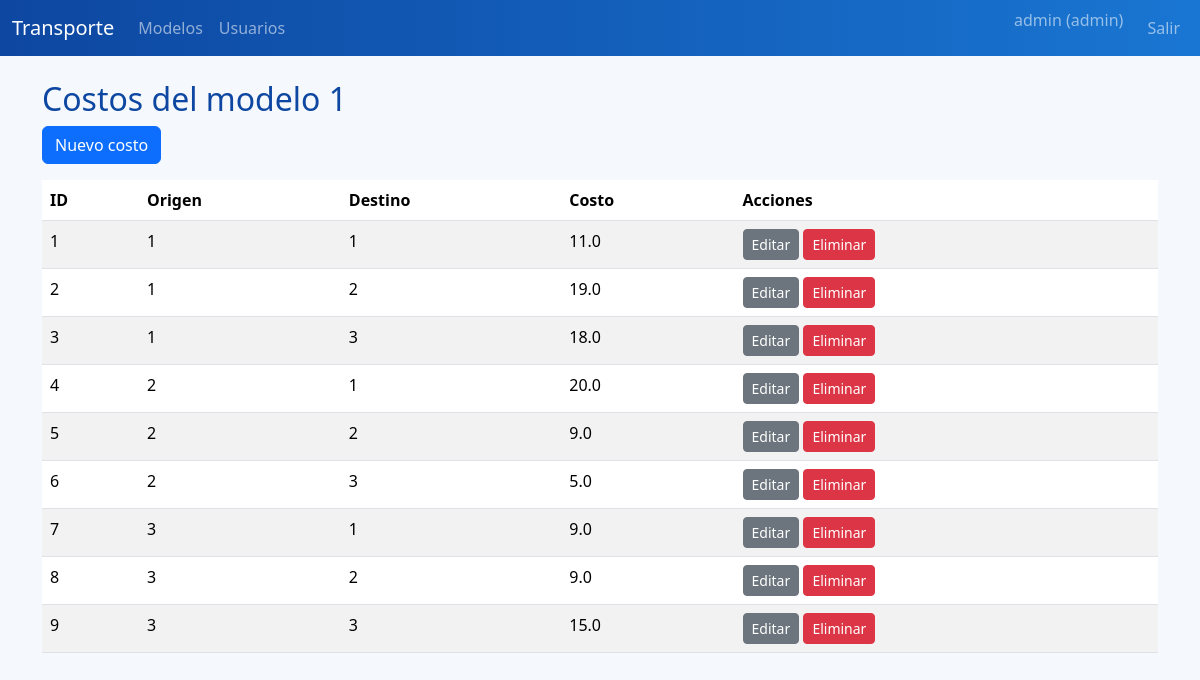
The page /costs/1/ (signed in) on the database its author committed.
### app/models/models.py (models this page shows, shortened)
class User(UserMixin, db.Model):
    __tablename__ = 'users'
    id = db.Column(db.Integer, primary_key=True)
    username = db.Column(db.String(64), unique=True, nullable=False)
    email = db.Column(db.String(120), unique=True, nullable=False)
    password_hash = db.Column(db.String(128), nullable=False)
    role = db.Column(db.String(20), nullable=False, default='consulta')
    models = db.relationship('TransportModel', backref='user', lazy=True)

class Cost(db.Model):
    __tablename__ = 'costs'
    id = db.Column(db.Integer, primary_key=True)
    origin_id = db.Column(db.Integer, db.ForeignKey('origins.id'), nullable=False)
    destination_id = db.Column(db.Integer, db.ForeignKey('destinations.id'), nullable=False)
    costo = db.Column(db.Float, nullable=False)
    model_id = db.Column(db.Integer, db.ForeignKey('transport_models.id'), nullable=False)

### app/costs/routes.py (the view)
@bp.route('/<int:model_id>/')
@login_required
def index(model_id):
    if not user_owns_model(model_id):
        flash('No tiene acceso a este modelo.', 'danger')
        return redirect(url_for('models_bp.index'))
    costs = Cost.query.filter_by(model_id=model_id).all()
    return render_template('costs/index.html', costs=costs, model_id=model_id)

### app/costs/routes.py (called while the page is built)
def user_owns_model(model_id):
    model = TransportModel.query.filter_by(id=model_id, user_id=current_user.id).first()
    return model is not None

### app/models/models.py (called while the page is built)
@login_manager.user_loader
def load_user(user_id):
    return User.query.get(int(user_id))

### app/templates/costs/index.html (shortened to what this page needs)
{% extends 'base.html' %}
{% block content %}
<h2>Costos del modelo {{ model_id }}</h2>
<a href="{{ url_for('costs.create', model_id=model_id) }}" class="btn btn-primary mb-3">Nuevo costo</a>
<table class="table table-striped">
    <thead>
        <tr>
            <th>ID</th><th>Origen</th><th>Destino</th><th>Costo</th><th>Acciones</th>
        </tr>
    </thead>
    <tbody>
        {% for c in costs %}
        <tr>
            <td>{{ c.id }}</td>
            <td>{{ c.origin_id }}</td>
            <td>{{ c.destination_id }}</td>
            <td>{{ c.costo }}</td>
            <td>
                <a href="{{ url_for('costs.edit', model_id=model_id, cost_id=c.id) }}" class="btn btn-sm btn-secondary">Editar</a>
                <form method="post" action="{{ url_for('costs.delete', model_id=model_id, cost_id=c.id) }}" style="display:inline;">
                    <button type="submit" class="btn btn-sm btn-danger" onclick="return confirm('¿Eliminar costo?');">Eliminar</button>
                </form>
            </td>
        </tr>
        {% endfor %}
    </tbody>
</table>
{% endblock %}

### app/templates/base.html (shortened to what this page needs)
<!doctype html>
<html lang="es">
<head>
    <link href="https://cdn.jsdelivr.net/npm/bootstrap@5.3.3/dist/css/bootstrap.min.css" rel="stylesheet">
    <link rel="stylesheet" href="{{ url_for('static', filename='css/style.css') }}">
</head>
<body>
    <nav class="navbar navbar-expand-lg navbar-dark bg-primary mb-4">
        <div class="container-fluid">
            <a class="navbar-brand" href="{{ url_for('main.dashboard') }}">Transporte</a>
            <div class="collapse navbar-collapse" id="navbarNav">
                <ul class="navbar-nav me-auto">
                    {% if current_user.is_authenticated %}
                    <li class="nav-item"><a class="nav-link" href="{{ url_for('models_bp.index') }}">Modelos</a></li>
                    <li class="nav-item"><a class="nav-link" href="{{ url_for('users.index') }}">Usuarios</a></li>
                    {% endif %}
                </ul>
                <ul class="navbar-nav">
                    {% if current_user.is_authenticated %}
                    <li class="nav-item"><span class="navbar-text me-3">{{ current_user.username }} ({{ current_user.role }})</span></li>
                    <li class="nav-item"><a class="nav-link" href="{{ url_for('auth.logout') }}">Salir</a></li>
                    {% else %}
                    <li class="nav-item"><a class="nav-link" href="{{ url_for('auth.login') }}">Ingresar</a></li>
                    {% endif %}
                </ul>
            </div>
        </div>
    </nav>
    <div class="container">
        {% block content %}{% endblock %}
    </div>
</body>
</html>

### app/static/css/style.css (style rules this page uses)
body { background-color: #f5f8fc; }
.navbar { background: linear-gradient(90deg, #0d47a1, #1976d2); }
h1, h2, h3 { color: #0d47a1; }

### rows shown on the page
User: username "admin", role "admin"
Cost: id "1", origin_id "1", destination_id "1", costo "11.0"
Cost: id "2", origin_id "1", destination_id "2", costo "19.0"
Cost: id "3", origin_id "1", destination_id "3", costo "18.0"
Cost: id "4", origin_id "2", destination_id "1", costo "20.0"
Cost: id "5", origin_id "2", destination_id "2", costo "9.0"
Cost: id "6", origin_id "2", destination_id "3", costo "5.0"
Cost: id "7", origin_id "3", destination_id "1", costo "9.0"
Cost: id "8", origin_id "3", destination_id "2", costo "9.0"
Cost: id "9", origin_id "3", destination_id "3", costo "15.0"

### other values the page prints
{{ model_id }} "1"
